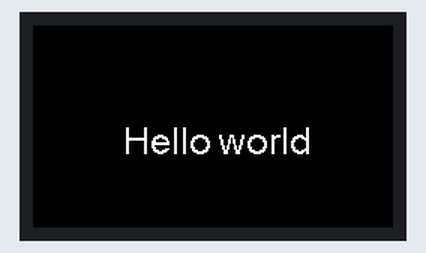
Recording of a program running on a simulated ESP32. Parts: 240×135 colour display. What the program prints to the serial monitor is not drawn.

Above: at 0.2 s.

The program:

main.cpp
```cpp
#include <Arduino.h>

#include <TFT_eSPI.h>
#include <SPI.h>
#include "WiFi.h"
#include <Wire.h>
#include <Button2.h>
#include "esp_adc_cal.h"

#ifndef TFT_DISPOFF
#define TFT_DISPOFF 0x28
#endif

#ifndef TFT_SLPIN
#define TFT_SLPIN   0x10
#endif

#define ADC_EN          14
#define ADC_PIN         34
#define BUTTON_1        35
#define BUTTON_2        0

TFT_eSPI tft = TFT_eSPI(135, 240); // Invoke custom library

//! Long time delay, it is recommended to use shallow sleep, which can effectively reduce the current consumption
void espDelay(int ms) //use-> espDelay(6000);
{
    esp_sleep_enable_timer_wakeup(ms * 1000);
    esp_sleep_pd_config(ESP_PD_DOMAIN_RTC_PERIPH,ESP_PD_OPTION_ON);
    esp_light_sleep_start();
}

void setup()
{
    Serial.begin(115200);
    Serial.println("Start");
    tft.init();
    tft.fontHeight(2);
    tft.setRotation(1);
    tft.fillScreen(TFT_BLACK);
    tft.drawString("Hello world", tft.width()/4, tft.height() / 2, 4);  //string,start x,start y, font weight {1;2;4;6;7;8}
}

void loop()
{

}
```
